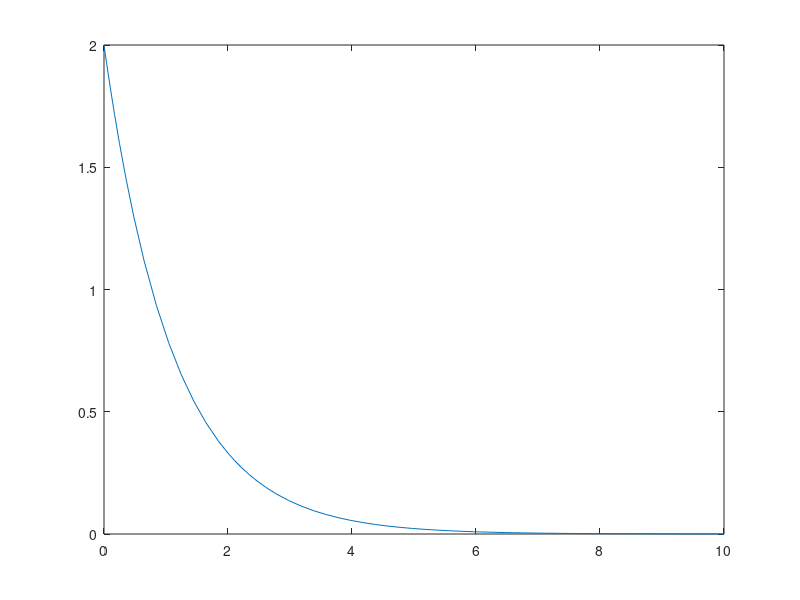

Source code (MATLAB):
elevation_ref = load("x_elevation_ref.mat");
travel_ref = load("x_travel_ref.mat");

elevation_ref.ans(4)
plot(elevation_ref.ans(1,:), elevation_ref.ans(2,:))